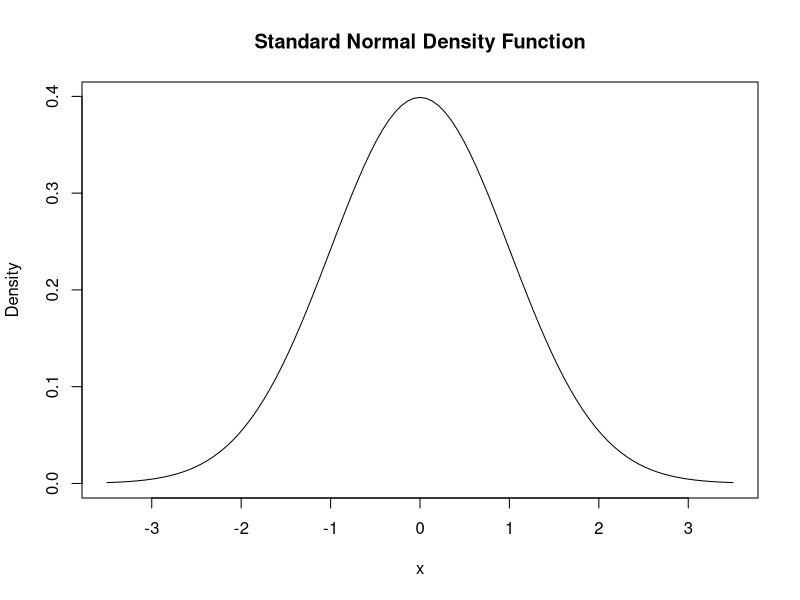

Recreate this plot in R. (Note: this script raises an error after producing the figure.)
## ---- chunk 1

curve(dnorm(x),
      xlim = c(-3.5, 3.5),
      ylab = "Density", 
      main = "Standard Normal Density Function") 

## ---- chunk 2
knitr::include_url("https://bookdown.org/machar1991/ITER/2-1-random-variables-and-probability-distributions.html#probability-distributions-of-discrete-random-variables")
## ---- chunk 3
 knitr::include_graphics(file.path("picsfigs","continuity_scribble.png"))
## ---- chunk 4
 knitr::include_graphics(file.path("picsfigs","weirdalscissors.jpg"))
## ---- chunk 5

 knitr::include_graphics("picsfigs/risk_averse_eu_mcdl.png")

## ---- chunk 6
 knitr::include_graphics(file.path("picsfigs","riskaversion1.png"))
## ---- chunk 7
 knitr::include_graphics(file.path("picsfigs","riskaversion2.png"))
## ---- chunk 8
 knitr::include_graphics(file.path("picsfigs","riskaversion3.png"))
## ---- chunk 9
 knitr::include_graphics(file.path("picsfigs","riskaversion4.png"))
## ---- chunk 10
 knitr::include_graphics(file.path("picsfigs","riskaversion5a.png"))
## ---- chunk 11
 knitr::include_graphics(file.path("picsfigs", "allaispies.png"))
## ---- chunk 12
 knitr::include_graphics(file.path("picsfigs","holtlaurie.png"))
## ---- chunk 13
 knitr::include_graphics(file.path("picsfigs","holtlauriedetail.png"))
## ---- chunk 14
 knitr::include_graphics(file.path("picsfigs","holtlauryresults.png"))
## ---- chunk 15
knitr::include_app("https://shiny.rit.albany.edu/stat/binomial/",
height = "600px")
## ---- chunk 16

knitr::include_graphics(file.path("picsfigs", "marketriskline.png"))

## ---- chunk 17
 knitr::include_graphics(file.path("picsfigs", "investorchoices.png"))
## ---- chunk 18

 knitr::include_graphics("picsfigs/risk_averse_eu_mcdl.png")

